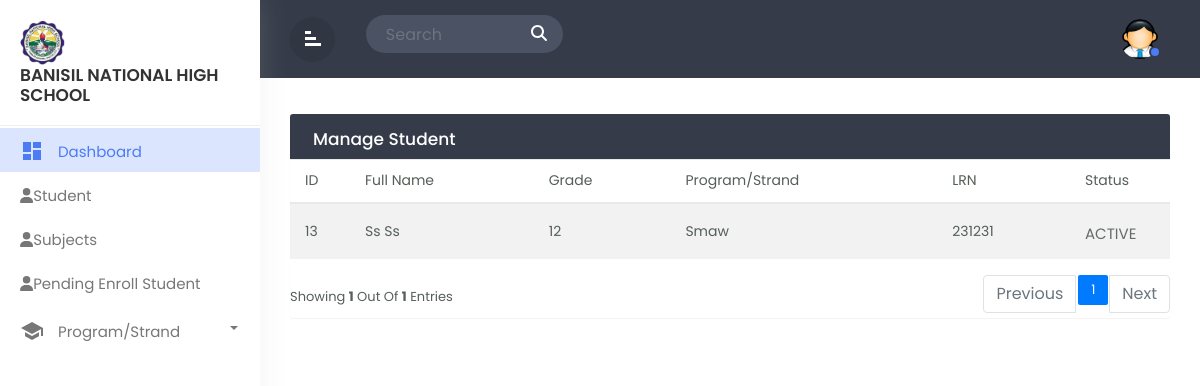
/admin_SMAW.php, run on an earlier commit of the app's database.
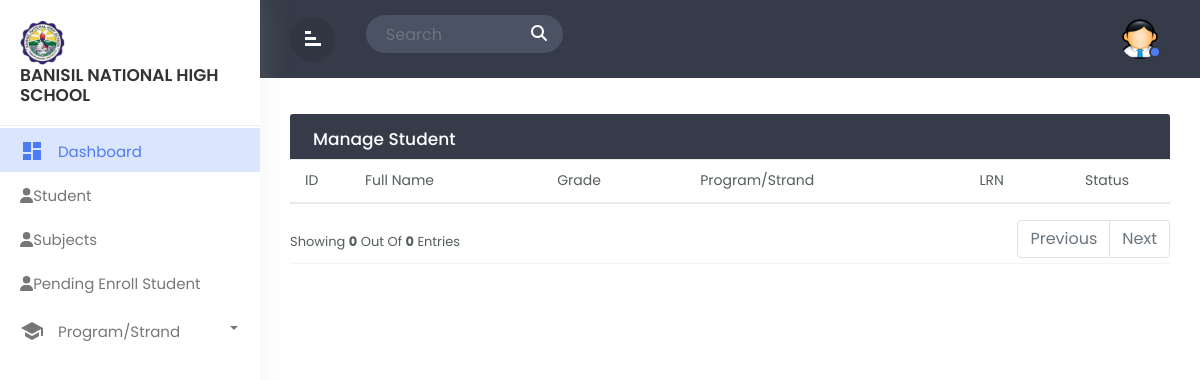
And on a later commit of the database.
### tables this page shows
CREATE TABLE `tbl_userinfo` (
  `user_id` int(11) NOT NULL,
  `firstname` varchar(244) NOT NULL,
  `middlename` varchar(244) NOT NULL,
  `lastname` varchar(244) NOT NULL,
  `suffix` varchar(244) NOT NULL,
  `gender` varchar(244) NOT NULL,
  `birthday` date NOT NULL,
  `age` int(11) NOT NULL
);

CREATE TABLE `tbl_enrollment` (
  `enrollment_id` int(11) NOT NULL,
  `userinfo_id` int(11) NOT NULL,
  `admit_type` varchar(244) NOT NULL,
  `grade` varchar(244) NOT NULL,
  `program` varchar(244) NOT NULL,
  `term` varchar(244) NOT NULL,
  `lrn` int(11) NOT NULL,
  `lsa` varchar(244) NOT NULL
);

### admin_SMAW.php (the view, shortened to what the changed rows need)
<!doctype html>
<html lang="en">
  <head>
        <link rel="stylesheet" href="css/bootstrap.min.css">
        <link rel="stylesheet" href="css/custom.css">
  </head>
  <body>
<div class="wrapper">
		<div id="content">
		   <div class="main-content">
			  <div class="row">
				<div class="col-md-12">
				<div class="table-wrapper">
    <div class="table-title">
      <div class="row">
        <div class="col-sm-6 p-0 d-flex justify-content-lg-start justify-content-center">
          <h2 class="ml-lg-2">Manage Student</h2>
        </div>
      </div>
    </div>
    <?php
    include 'dbcon.php';
    $limit = 5;
    $page = isset($_GET['page']) ? $_GET['page'] : 1;
    $sqlCount = "SELECT COUNT(*) AS total FROM tbl_userinfo
              JOIN tbl_user_level ON tbl_user_level.user_level_id = tbl_userinfo.user_id
              JOIN tbl_enrollment ON tbl_enrollment.userinfo_id = tbl_userinfo.user_id
              WHERE tbl_user_level.level = 'STUDENT' AND tbl_enrollment.program = 'SMAW'";
    $resultCount = mysqli_query($conn, $sqlCount);
    $rowCount = mysqli_fetch_assoc($resultCount)['total'];
    $totalPages = ceil($rowCount / $limit);
    $offset = ($page - 1) * $limit;
    $sql = "SELECT tbl_userinfo.user_id, tbl_userinfo.firstname, tbl_userinfo.middlename, tbl_userinfo.lastname, tbl_userinfo.suffix, tbl_enrollment.userinfo_id, tbl_enrollment.admit_type, tbl_enrollment.grade, tbl_enrollment.program, tbl_enrollment.term, tbl_enrollment.lrn, tbl_enrollment.lsa, tbl_user_status.status, tbl_user_level.level
            FROM tbl_userinfo
            JOIN tbl_enrollment ON tbl_userinfo.user_id = tbl_enrollment.userinfo_id
            JOIN tbl_user_status ON tbl_userinfo.user_id = tbl_user_status.userinfo_id
            JOIN tbl_user_level ON tbl_userinfo.user_id = tbl_user_level.userinfo_id
            WHERE tbl_user_level.level = 'STUDENT' AND tbl_enrollment.program = 'SMAW' AND tbl_user_status.status = '1'
            LIMIT $limit OFFSET $offset";
    $result = mysqli_query($conn, $sql);
    ?>
<table class="table table-striped table-hover" id="smaw_table">
  <thead>
    <tr>
      <th>ID</th>
      <th>Full Name</th>
      <th>Grade</th>
      <th>Program/Strand</th>
      <th>LRN</th>
      <th>Status</th>
    </tr>
  </thead>
  <tbody>
    <?php foreach ($result as $row): ?>
      <tr>
        <td><?php echo $row['user_id'] ?></td>
        <td><?php echo $row['firstname'] . ' ' . $row['lastname']; ?></td>
        <td><?php echo $row['grade']; ?></td>
        <td><?php echo $row['program']; ?></td>
        <td><?php echo $row['lrn'] ?></td>
        <td>
        <?php
            if($row['status'] == 1){
              echo '<span class="active">ACTIVE</span>';
            } else {
              echo '<span class="inactive">INACTIVE</span>';
            }
        ?>
        </td>
      </tr>
    <?php endforeach; ?>
  </tbody>
</table>
<div class="clearfix">
<div class="hint-text">Showing <b><?php echo mysqli_num_rows($result) ?></b> out of <b><?php echo mysqli_num_rows($result) ?></b> entries</div>
  <ul class="pagination">
    <?php for ($i = 1; $i <= $totalPages; $i++): ?>
      <li class="page-item <?php if ($i == $page) echo 'active' ?>">
        <a href="?page=<?php echo $i ?>" class="page-link"><?php echo $i ?></a>
      </li>
    <?php endfor; ?>
  </ul>
</div>
</div>
			  </div>
		</div>
</div>
</div>
  </body>
  </html>

What changed in the data, as far as the page shows it:
removed tbl_userinfo: user_id "13", firstname "Ss", lastname "Ss", tbl_enrollment.grade "12", tbl_enrollment.program "Smaw", tbl_enrollment.lrn "231231"
Also different on the page:
mysqli_num_rows($result): "1" → "0"
list line gone: "1"
